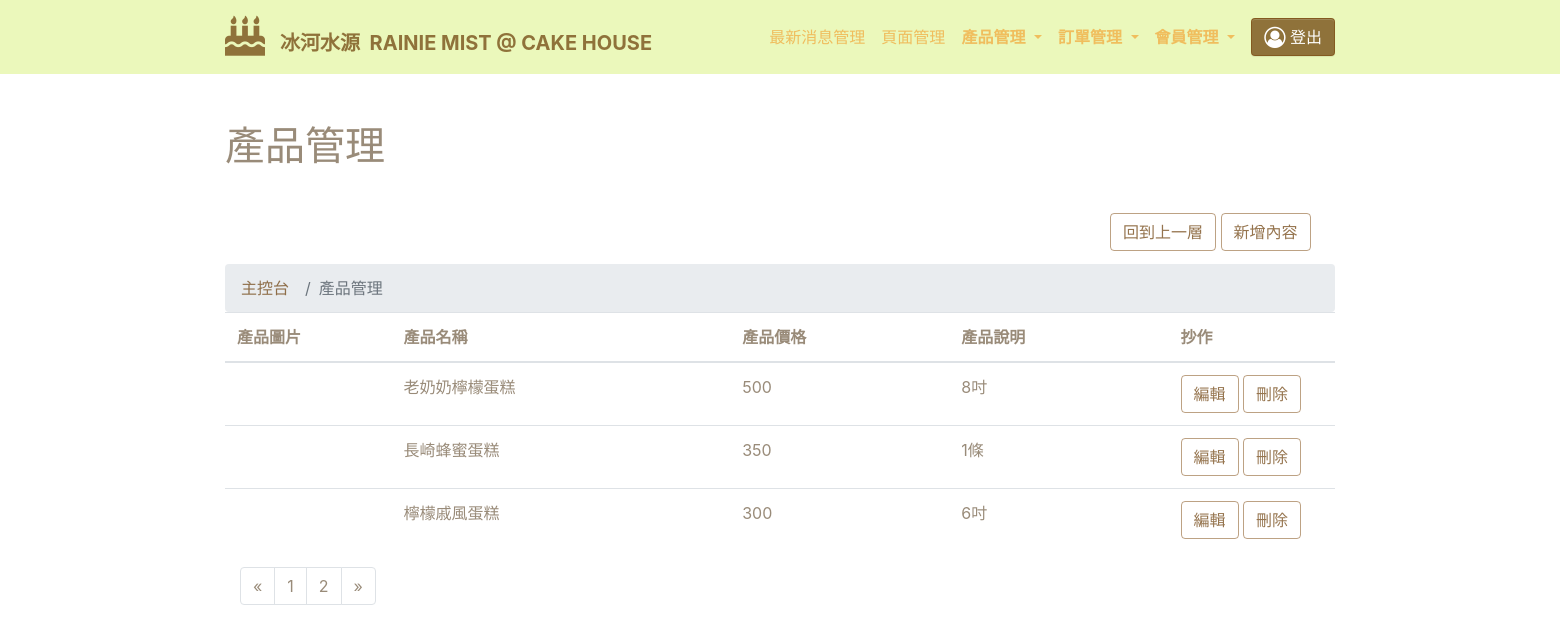
The page /backend/products/list.php?cat=2 (signed in) on the database as committed earlier.
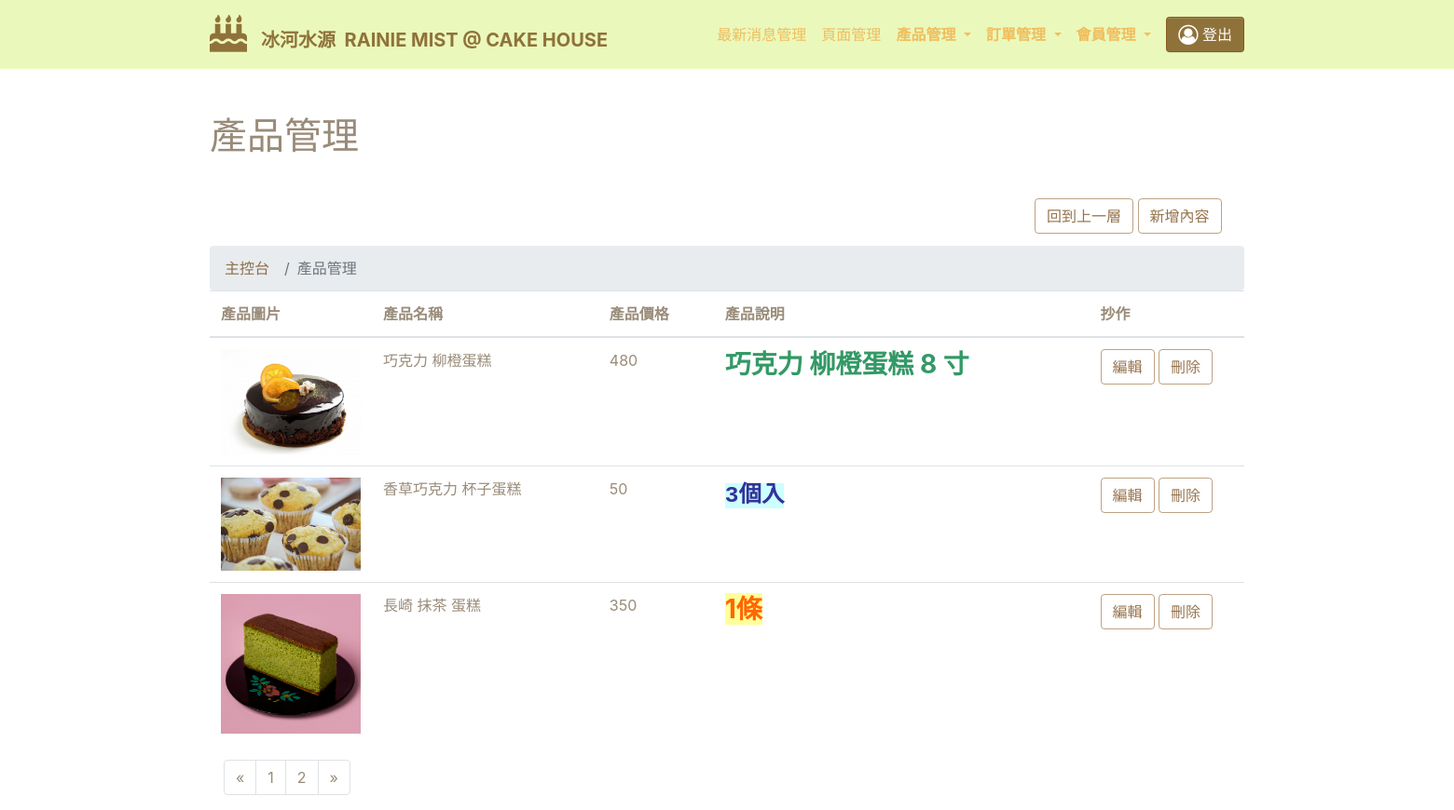
The same page on the database as committed later.
### tables this page shows
CREATE TABLE IF NOT EXISTS `products` (
  `products_id` int(11) NOT NULL,
  `product_categories_id` int(11) NOT NULL,
  `picture` varchar(255) DEFAULT NULL,
  `name` varchar(255) NOT NULL,
  `description` text NOT NULL,
  `price` varchar(255) NOT NULL,
  `created_at` varchar(255) DEFAULT NULL,
  `updated_at` varchar(255) DEFAULT NULL,
  `type` int(11) NOT NULL
);

### backend/products/list.php (the view, shortened to what this page needs)
<?php
require('../../connection/connection.php'); ?>
<?php $limit =3;
if (isset($_GET["page"])) {
  $page  = $_GET["page"];
} else {
  $page=1; };
$start_from = ($page-1) * $limit;
?>
<?php
$query = $db->query("SELECT * FROM products WHERE product_categories_id=".$_GET['cat']." ORDER BY created_at DESC LIMIT ".$start_from.",".$limit);
$data = $query->fetchAll(PDO::FETCH_ASSOC);
$total_rows = count($data);
?>
<!DOCTYPE html>
<html>
<head>
  <link rel="stylesheet" href="https://cdnjs.cloudflare.com/ajax/libs/font-awesome/4.7.0/css/font-awesome.min.css" type="text/css">
  <link rel="stylesheet" href="../../css/theme.css" type="text/css">
  <link rel="stylesheet" href="../../css/bootstrap.min.css" type="text/css">
  <link rel="stylesheet" href="../../lib/bootstrap-datepicker/css/bootstrap-datepicker3.css" type="text/css">
  <link rel="stylesheet" href="../../css/jquery-ui.min.css" type="text/css">
  </head>
<body>
<?php require_once('../function/backend_nav.php'); ?>
<div class="py-5">
    <div class="container">
      <div class="row">
        <div class="col-md-12">
          <h1 class="">產品管理</h1>
        </div>
      </div>
      <div id="button">
      <a href='../product_categories/list.php' class="btn btn-outline-primary">回到上一層</a>
      <a href='create.php?cat=<?php echo $_GET['product_categories_id']; ?>' class="btn btn-outline-primary">新增內容</a>
      </div>
    </div>
  </div>
  <div class="container">
    <div class="row">
      <div class="col-md-12">
        <ul class="breadcrumb" style="margin-bottom:0px;margin-top:0px">
          <li class="breadcrumb-item">
            <a href="#">主控台</a>
          </li>
          <li class="breadcrumb-item active">產品管理</li>
        </ul>
        <?php if($total_rows > 0){ ?>
        <table class="table">
          <thead>
            <tr>
              <th width="15%">產品圖片</th>
              <th>產品名稱</th>
              <th>產品價格</th>
              <th>產品說明</th>
              <th width="15%">抄作</th>
            </tr>
          </thead>
          <tbody>
          <?php foreach ($data as $products){
          ?>
            <tr>
              <td> <img src="../../uploads/products/<?php echo $products['picture']; ?>" alt="" width="150"></td>
              <td> <?php echo $products['name']; ?> </td>
              <td> <?php echo $products['price']; ?> </td>
              <td> <?php echo $products['description']; ?> </td>
             <td>
                <a href='edit.php?cat=<?php echo $products['product_categories_id']; ?>&products_id=<?php echo $products['products_id'];?>' class="btn btn-outline-primary">編輯</a>
                <a href='delete.php?cat=<?php echo $products['product_categories_id']; ?>&products_id=<?php echo $products['products_id'];?>' class="btn btn-outline-primary" onclick="if(!confirm('是否確定刪除此筆資料? 刪除後無法回復')){return false;};">刪除</a>
              </td>
            </tr>
        <?php } ?>
          </tbody>
        </table>
        <?php }else{ ?>
              <p>
                目前無資料，請新增一筆。
              </p>
              <?php } ?>
      </div>
    </div>
    <div class="container">
    <?php  if($total_rows > 0){
            $sth = $db->query("SELECT * FROM products WHERE product_categories_id=".$_GET['cat']." ORDER BY created_at DESC");
            $data_count = count($sth ->fetchAll(PDO::FETCH_ASSOC));
            $total_pages = ceil($data_count / $limit);
           ?>
      <div class="row">
        <div class="col-md-12">
          <ul class="pagination">
          <?php   if($page > 1){ ?>
          <li class="page-item">
            <a class="page-link" href="list.php?cat=<?php echo $_GET['cat'] ?>&page=<?php echo $page-1;?>">
                <span>«</span>
                <span class="sr-only">上一頁</span>
              </a>
            </li>
            <?php }else{ ?>
            <li class="page-item">
            <a class="page-link" href="#">
                <span>«</span>
              </a>
            </li>
            <?php } ?>
             <?php for ($i=1; $i<=$total_pages; $i++) { ?>
              <li class="page-item">
  <a class="page-link" href="list.php?cat=<?php echo $_GET['cat']?>&products_id=<?php echo $products['products_id']?>&page=<?php echo $i;?>"><?php echo $i;?></a>
</li>
<?php } ?>
            <?php if($page < $total_pages){ ?>
            <li class="page-item">
              <a class="page-link" href="list.php?cat=<?php echo $_GET['cat']?>&page=<?php echo $page+1;?>">
                <span>»</span>
              </a>
            </li>
            <?php } ?>
          </ul>
        </div>
      </div>
      <?php } ?>
    </div>
  </div>
</body>
</html>

### backend/function/backend_nav.php (shortened to what this page needs)
<html>
<head>
  <link rel="stylesheet" href="https://cdnjs.cloudflare.com/ajax/libs/font-awesome/4.7.0/css/font-awesome.min.css" type="text/css">
  <link rel="stylesheet" href="../../lib/bootstrap-datepicker/css/bootstrap-datepicker3.css" type="text/css">
  <link rel="stylesheet" href="../../css/jquery-ui.min.css" type="text/css">
  <link rel="stylesheet" href="../../css/bootstrap.css" type="text/css">
  <link rel="stylesheet" href="../../css/theme.css" type="text/css">
  <link rel="stylesheet" href="../../css/bootstrap.min.css" type="text/css">
</head>
<body>
<nav class="navbar navbar-expand-md bg-primary navbar-light">
    <div class="container">
      <a class="navbar-brand navbar-light navbar-text" href="#">
        <i class="fa fa-birthday-cake fa-2x"></i>
        <b>&nbsp; 冰河水源 &nbsp;RAINIE MIST @ CAKE HOUSE</b>
      </a>
      <div class="collapse navbar-collapse text-center justify-content-end" id="navbar2SupportedContent">
        <ul class="navbar-nav">
          <li class="nav-item">
            <a class="nav-link" href="../news/list.php">最新消息管理
              <br> </a>
          </li>
          <li class="nav-item">
            <a class="nav-link" href="../pages/list.php">
              <i></i> 頁面管理
              <br> </a>
          </li>
          <li class="nav-item dropdown">
            <a class="nav-link dropdown-toggle" href="" id="navbarDropdownMenuLink" data-toggle="dropdown" aria-haspopup="true" aria-expanded="false">
              <b>產品管理</b>
            </a>
          </li>
          <li class="nav-item dropdown">
          <a class="nav-link dropdown-toggle" id="navbarDropdownMenuLink" data-toggle="dropdown" aria-haspopup="true" aria-expanded="false">
              <b>訂單管理</b>
              </a>
              </li>
          <li class="nav-item dropdown">
            <a class="nav-link dropdown-toggle" href="" id="navbarDropdownMenuLink" data-toggle="dropdown" aria-haspopup="true" aria-expanded="false">
              <b>會員管理</b>
            </a>
          </li>
        </ul>
        <a class="btn navbar-btn ml-2 text-white btn-primary" a href="../logout.php">
          <i class="fa d-inline fa-lg fa-user-circle-o"></i>&nbsp;登出
          <br> </a>
      </div>
    </div>
  </nav>
  </body>
  </html>

### backend/products/list.php (style rules this page uses)
#button { position: relative; right: -885px; bottom: -35px; }

Rows that differ between the two databases and show on the page:
no longer on this page (row edited): products: name "檸檬戚風蛋糕", price "300", description "6吋"
added products: picture (picture), name "巧克力 柳橙蛋糕", price "480", description "巧克力 柳橙蛋糕 8 寸"
changed products: picture: picture added; name "老奶奶檸檬蛋糕" → "香草巧克力 杯子蛋糕"; price "500" → "50"; description "8吋" → "3個入"
changed products (number 3 of 3 on the later page): picture: picture added; name "長崎蜂蜜蛋糕" → "長崎 抹茶 蛋糕"
